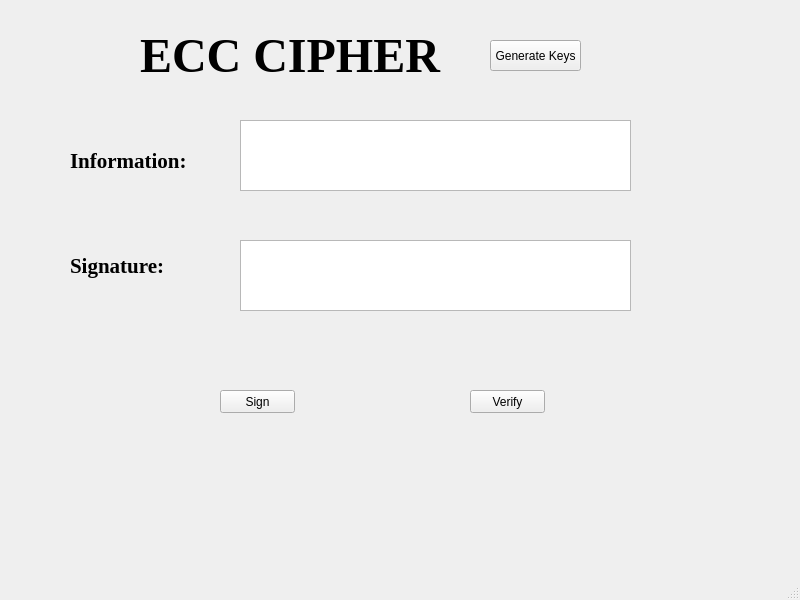
<?xml version="1.0" encoding="UTF-8"?>
<ui version="4.0">
 <class>ECCCipher</class>
 <widget class="QMainWindow" name="ECCCipher">
  <property name="geometry">
   <rect>
    <x>0</x>
    <y>0</y>
    <width>800</width>
    <height>600</height>
   </rect>
  </property>
  <property name="windowTitle">
   <string>ECCCIPHER</string>
  </property>
  <widget class="QWidget" name="centralwidget">
   <widget class="QLabel" name="label">
    <property name="geometry">
     <rect>
      <x>140</x>
      <y>20</y>
      <width>311</width>
      <height>71</height>
     </rect>
    </property>
    <property name="font">
     <font>
      <family>Times New Roman</family>
      <pointsize>36</pointsize>
      <weight>75</weight>
      <bold>true</bold>
     </font>
    </property>
    <property name="text">
     <string>ECC CIPHER</string>
    </property>
   </widget>
   <widget class="QLabel" name="label_2">
    <property name="geometry">
     <rect>
      <x>70</x>
      <y>150</y>
      <width>151</width>
      <height>21</height>
     </rect>
    </property>
    <property name="font">
     <font>
      <family>Times New Roman</family>
      <pointsize>16</pointsize>
      <weight>75</weight>
      <bold>true</bold>
     </font>
    </property>
    <property name="text">
     <string>Information:</string>
    </property>
   </widget>
   <widget class="QLabel" name="label_3">
    <property name="geometry">
     <rect>
      <x>70</x>
      <y>250</y>
      <width>151</width>
      <height>31</height>
     </rect>
    </property>
    <property name="font">
     <font>
      <family>Times New Roman</family>
      <pointsize>16</pointsize>
      <weight>75</weight>
      <bold>true</bold>
     </font>
    </property>
    <property name="text">
     <string>Signature:</string>
    </property>
   </widget>
   <widget class="QTextEdit" name="txt_Information">
    <property name="geometry">
     <rect>
      <x>240</x>
      <y>120</y>
      <width>391</width>
      <height>71</height>
     </rect>
    </property>
   </widget>
   <widget class="QTextEdit" name="txt_Signature">
    <property name="geometry">
     <rect>
      <x>240</x>
      <y>240</y>
      <width>391</width>
      <height>71</height>
     </rect>
    </property>
   </widget>
   <widget class="QPushButton" name="btn_Sign">
    <property name="geometry">
     <rect>
      <x>220</x>
      <y>390</y>
      <width>75</width>
      <height>23</height>
     </rect>
    </property>
    <property name="text">
     <string>Sign</string>
    </property>
   </widget>
   <widget class="QPushButton" name="btn_Verify">
    <property name="geometry">
     <rect>
      <x>470</x>
      <y>390</y>
      <width>75</width>
      <height>23</height>
     </rect>
    </property>
    <property name="text">
     <string>Verify</string>
    </property>
   </widget>
   <widget class="QPushButton" name="btn_GenerateKeys">
    <property name="geometry">
     <rect>
      <x>490</x>
      <y>40</y>
      <width>91</width>
      <height>31</height>
     </rect>
    </property>
    <property name="text">
     <string>Generate Keys</string>
    </property>
   </widget>
  </widget>
  <widget class="QMenuBar" name="menubar">
   <property name="geometry">
    <rect>
     <x>0</x>
     <y>0</y>
     <width>800</width>
     <height>21</height>
    </rect>
   </property>
  </widget>
  <widget class="QStatusBar" name="statusbar"/>
 </widget>
 <resources/>
 <connections/>
</ui>
